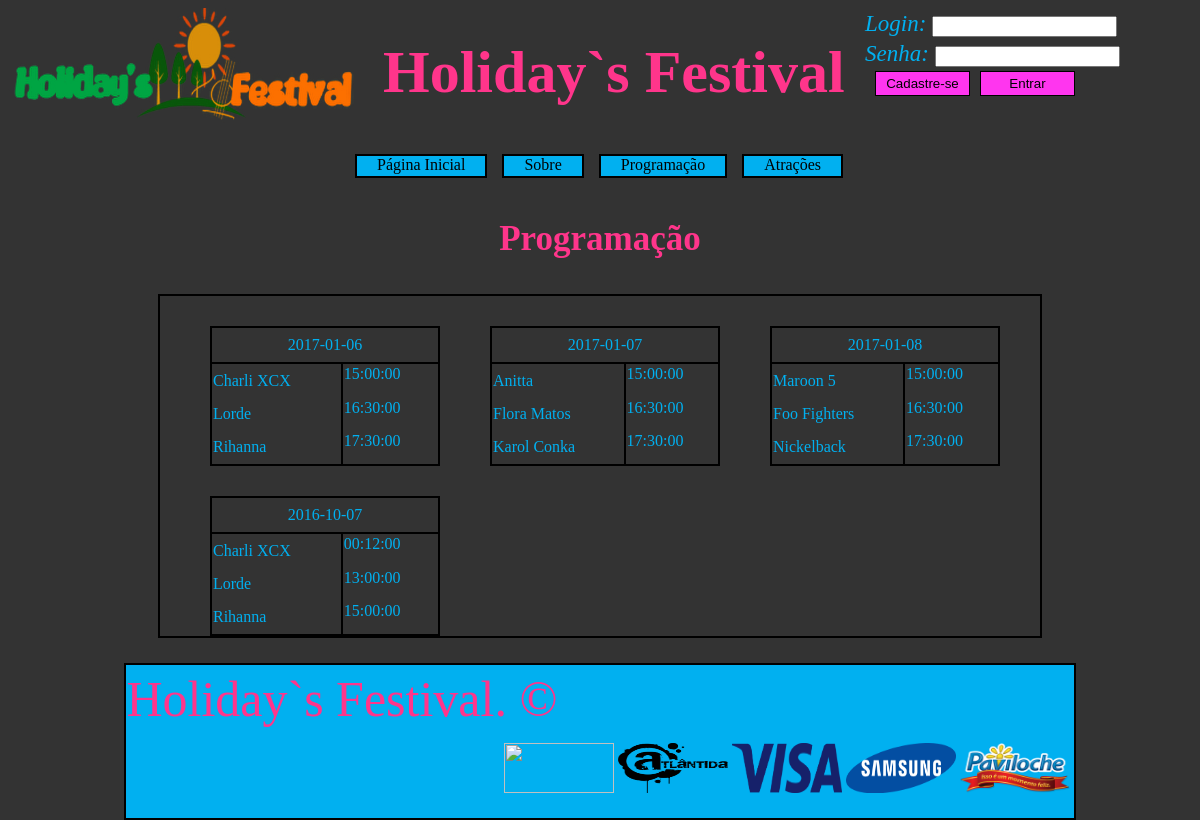
The page /index.php?folder=system/guest/pages&file=ff_schedule_pages on the database its author committed.
### tables this page shows
CREATE TABLE `dates` (
  `id` tinyint(1) UNSIGNED ZEROFILL NOT NULL COMMENT 'Um id será gerado para registrar os dias em que acontecerão o evento.',
  `date` date NOT NULL COMMENT 'Data correspondente aos dias em que o evento ocorrerá.',
  `description` text COMMENT 'Descrição de cada dia em que uma data foi registrada.'
);

CREATE TABLE `schedules` (
  `dates_id` tinyint(1) UNSIGNED ZEROFILL NOT NULL COMMENT 'Data correspondente para as atrações que acontecerão.',
  `features_id` tinyint(2) UNSIGNED ZEROFILL NOT NULL COMMENT 'ID da atração que se apresentará no dia registrado.',
  `start_time` time NOT NULL COMMENT 'Horário de inicio que cada atração vai se apresentar.'
);

CREATE TABLE `features` (
  `id` tinyint(2) UNSIGNED ZEROFILL NOT NULL COMMENT 'Cada atração registrada receberá um id único, também se auto incrementando.',
  `name` varchar(45) NOT NULL COMMENT 'Nome completo do artista/banda que vai se apresentar.',
  `description` text NOT NULL COMMENT 'Aqui será armazenada uma descrição da atração, contando um pouco sobre sua história.',
  `image_url` varchar(255) NOT NULL COMMENT 'Onde será armazenada a URL para que a imagem da atração possa ser exibida no site.'
);

### system/guest/pages/ff_schedule_pages.php (the view, shortened to what this page needs)
<?php
    $sql_sel_dates = "SELECT id, date FROM dates INNER JOIN schedules ON dates.id=schedules.dates_id GROUP BY dates.id";
    $sql_sel_dates_preparado = $conexaobd->prepare($sql_sel_dates);
    $sql_sel_dates_preparado->execute();
    while($sql_sel_dates_dados=$sql_sel_dates_preparado->fetch()){
    $sql_sel_features = "SELECT schedules.dates_id, features.id, features.name, schedules.features_id, schedules.start_time FROM features INNER JOIN schedules ON features.id=schedules.features_id INNER JOIN dates ON schedules.dates_id=dates.id WHERE schedules.dates_id='".$sql_sel_dates_dados['id']."'";
    $sql_sel_features_preparado = $conexaobd->prepare($sql_sel_features);
    $sql_sel_features_preparado->execute();
      ?>
    <table class="tabela_programacao">
          <td colspan="2" class="linha_data"><?php echo $sql_sel_dates_dados['date']; ?></td>
        <?php
          while($sql_sel_features_dados=$sql_sel_features_preparado->fetch()){
        ?>
        <tr>
          <td class="linha_atracao"><?php echo $sql_sel_features_dados['name']; ?></td>
          <td class="celula_horario"><?php echo $sql_sel_features_dados['start_time']; ?></td>
        </tr>
        <?php
      }
        ?>
    </table>
<?php
}
      ?>
<br style="clear:both;"/>

### index.php (shortened to what this page needs)
<!DOCTYPE html>
<html>
  <head>
    <link rel="stylesheet" href="layout/css/ff_guest_css.css">
  </head>
  <body>
    <header>
      <img src="layout/images/guest/logo.png" class="img_logo"/>
      <h1>Holiday`s Festival</h1>
      <div class="login">
        <form name="frmlogin" method="POST" action="index.php?folder=security/authentication&file=ff_login_authentication" onsubmit="return validaLogin()">
          <table>
            <tr>
              <td class="texto_login_senha">Login: <input type="text" name="txtlogin" maxlength="15" size="20" value="" class="inputs_login"></td>
            </tr>
            <tr>
              <td class="texto_login_senha">Senha:  <input type="password" name="pwdlogin" maxlenght="10" size="20" value="" class="inputs_login"></td>
            </tr>
            <tr>
              <td><a href="index.php?folder=system/guest/client&file=ff_fmins_client"><button type="button" class="areabotoes_autenticacao">Cadastre-se</button></a><button type="submit" class="areabotoes_autenticacao">Entrar</button></td>
            </tr>
          </table>
        </form>
      </div>
    </header>
    <nav id="menu">
      <ul>
        <li><a href="index.php">Página Inicial</a></li>
        <li><a href="index.php?folder=system/guest/pages&file=ff_about_pages">Sobre</a></li>
        <li><a href="index.php?folder=system/guest/pages&file=ff_schedule_pages">Programação</a></li>
        <li><a href="index.php?folder=system/guest/pages&file=ff_lineup_pages">Atrações</a></li>
      </ul>
    </nav>
    <?php
      if(!isset($_GET['file'])){
        $titulo = "O Festival";
      }else if($_GET['file']=="ff_schedule_pages"){
          $titulo = "Programação";
        }else if($_GET['file']=="ff_about_pages"){
            $titulo = "Sobre";
          }else if($_GET['file']=="ff_lineup_pages"){
              $titulo = "Atrações";
            }else if($_GET['file']=="ff_fmins_client.php"){
                $titulo = "Cadastro";
            }else{
                  $titulo = "";
            }
    ?>
    <h3 class="titulo_areaconteudo"><?php echo $titulo; ?></h3>
    <div class="area_conteudo">
      <?php
        if(isset($_GET['folder']) && isset($_GET['file'])){
          if(!include $_GET['folder']."/".$_GET['file'].".php"){
            echo "<h1>Página não encontrada!</h1>";
          }
        }else{
          include "ff_initial_guest.php";
        }
        ?>
        </div>
    <footer>
      <p>Holiday`s Festival. ©</p>
      <div class="area_patrocinio">
        <img src="layout/images/guest/logo_coca.png" class="imgs_patrocinadores"/>
        <img src="layout/images/guest/logo_atlantida.png" class="imgs_patrocinadores"/>
        <img src="layout/images/guest/logo_visa.png" class="imgs_patrocinadores"/>
        <img src="layout/images/guest/logo_samsung.png" class="imgs_patrocinadores"/>
        <img src="layout/images/guest/logo_paviloche.png" class="imgs_patrocinadores"/>
      </div>
    </footer>
  </body>
</html>

### layout/css/ff_guest_css.css (style rules this page uses)
html { width: 100%; height: 100%; margin: 0 auto; }
body { background-color: rgb(51, 51, 51); }
header { width: 100%; height: 130px; }
.img_logo { width:350px; height: 120px; float: left; }
header h1 { width: 465px; height: 70px; font-size: 60px; margin: 0px; margin-top: 30px; margin-left: 25px; color: rgb(255, 53, 139); float: left; }
.login { width: 330px; height: 125px; float: right; }
.texto_login_senha { font-size: 23px; color: rgb(1, 176, 240); font-style: oblique; }
.areabotoes_autenticacao { width: 95px; height: 25px; background-color: rgb(255, 53, 239); border: 1px solid rgb(0, 0, 0); margin-left: 10px; }
nav { width: 600px; height: 30px; margin: 0px auto; }
#menu ul { list-style: none; }
#menu li { height: 20px; float: left; background-color: rgb(1, 176, 240); padding-left: 20px; padding-right: 20px; margin-left: 15px; border: 2px solid; }
#menu ul li a { text-decoration: none; color: rgb(0, 0, 0); }
.titulo_areaconteudo { text-align: center; font-size: 35px; color: rgb(255, 53, 139); }
.area_conteudo { width: 880px; min-height: 130px; border: 2px solid; margin: 0px auto; }
footer { width: 80%; min-height: 80px; border: 2px solid rgb(0, 0, 0); background-color: rgb(1, 176, 240); margin: 0px auto; margin-top: 25px; display: table; }
footer p { width: 440px; font-size: 50px; color: rgb(255, 53, 139); margin: 0px; margin-top: 5px; float: left; }
.area_patrocinio { width: 570px; min-height: 60px; margin: 0px; float: right; margin-top: 15px; margin-bottom: 15px; }
.imgs_patrocinadores { width: 110px; height: 50px; }
.tabela_programacao { width: 230px; height: 140px; border: 2px solid; margin-left: 50px; margin-top: 30px; border-collapse: collapse; float: left; }
.linha_data { border: 2px solid rgb(0, 0, 0); text-align: center; color: rgb(1, 176, 240); }
.linha_atracao { border-right: 2px solid rgb(0, 0, 0); color: rgb(1, 176, 240); }
.celula_horario { margin-top: 2px; display: inline; color: rgb(1, 176, 240); }

### rows shown on the page
dates: date "2017-01-06"
schedules: features.name "Charli XCX", start_time "15:00:00"
schedules: features.name "Lorde", start_time "16:30:00"
schedules: features.name "Rihanna", start_time "17:30:00"
dates: date "2017-01-07"
schedules: features.name "Anitta", start_time "15:00:00"
schedules: features.name "Flora Matos", start_time "16:30:00"
schedules: features.name "Karol Conka", start_time "17:30:00"
dates: date "2017-01-08"
schedules: features.name "Maroon 5", start_time "15:00:00"
schedules: features.name "Foo Fighters", start_time "16:30:00"
schedules: features.name "Nickelback", start_time "17:30:00"
dates: date "2016-10-07"
schedules: features.name "Charli XCX", start_time "00:12:00"
schedules: features.name "Lorde", start_time "13:00:00"
schedules: features.name "Rihanna", start_time "15:00:00"

### other values the page prints
$titulo "Programação"
